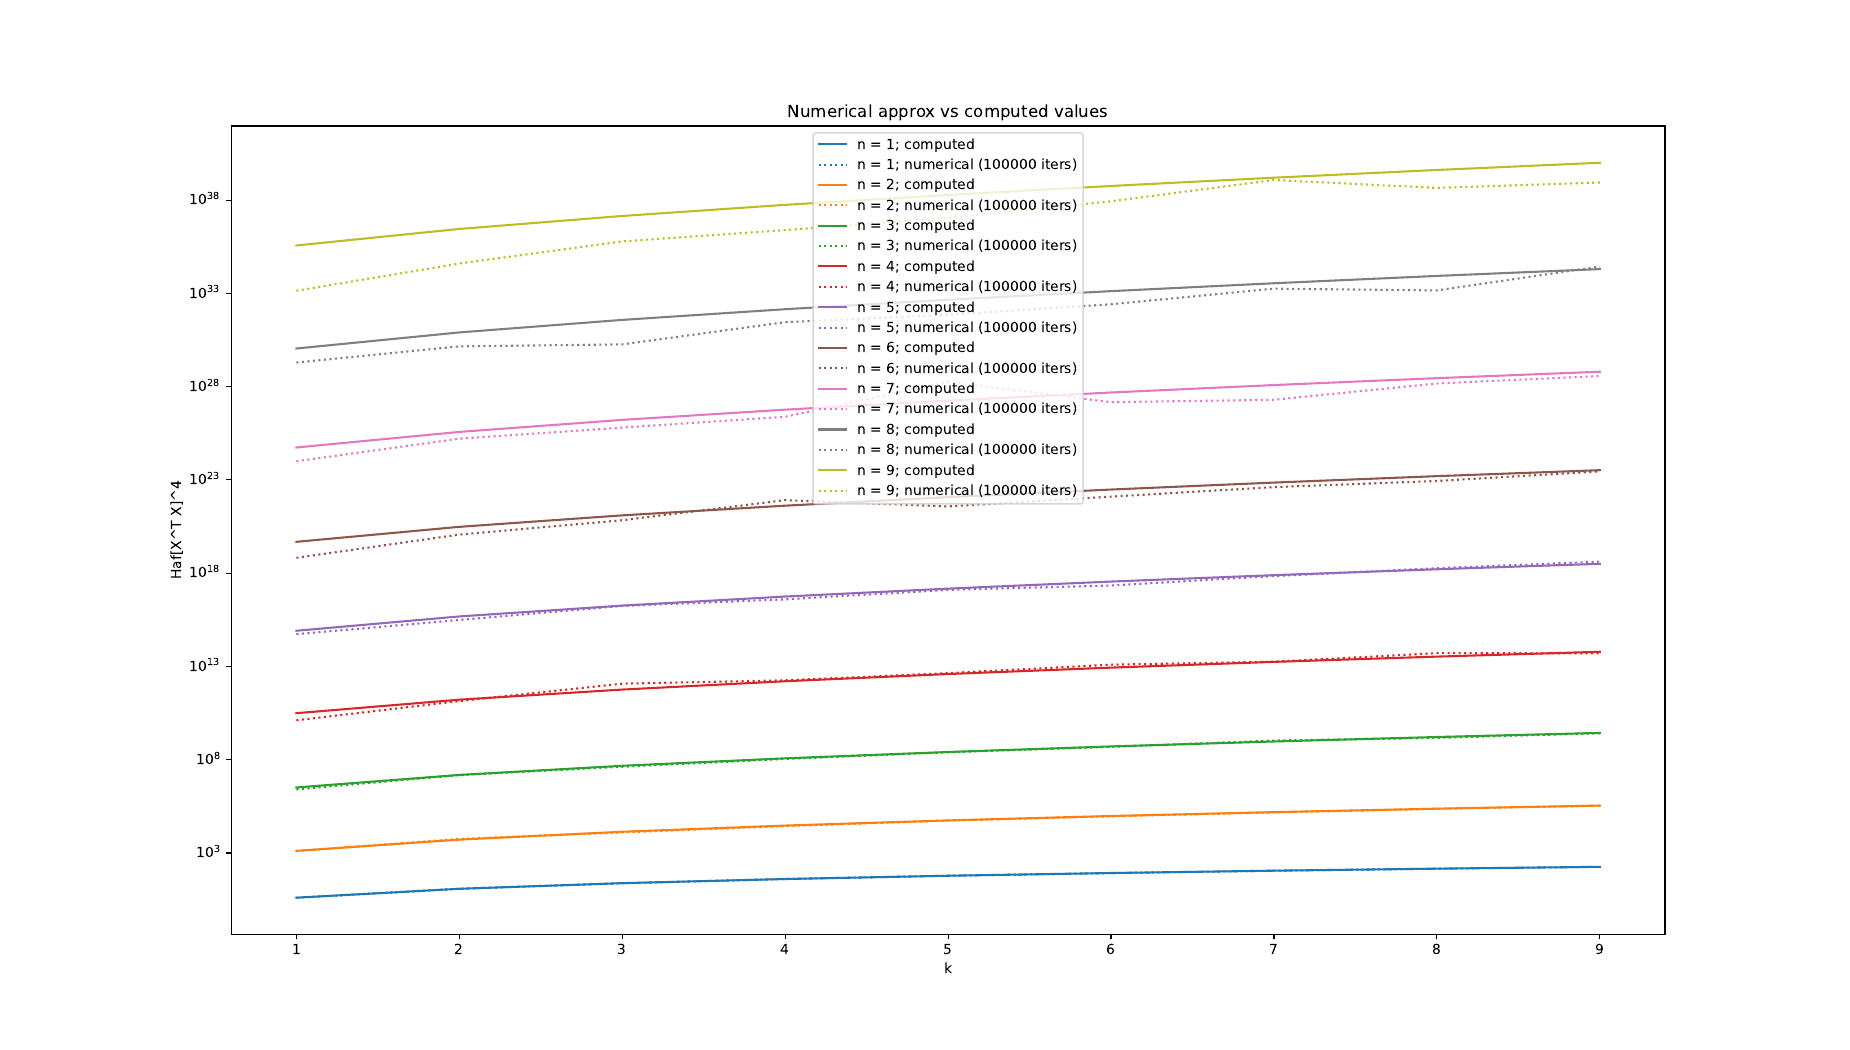

Generate this figure with Python:
import matplotlib.pyplot as plt
from scipy.special import factorial2
import csv
import matplotlib.colors as mcolors

COLORS = list(mcolors.TABLEAU_COLORS.keys())


numerical_data = {}
ns = set()
with open("../Cpp/fourth_moment_approx_mean_std.csv") as f:
    for row in csv.DictReader(f, delimiter=','):
    	numerical_data[(int(row['n']), int(row['k']))] = (
    		int(row['iters']), float(row['mean']), float(row['std'])
    	)
    	ns.add(int(row['n']))

g = {}
with open("../Julia/computedG.csv") as f:
	for line in f:
		l = [int(x) for x in line.split(',')]
		if l[1:4] == [0, 0, 0]:
			g[l[0]] = l[4:]

def compute(n, k):
	return factorial2(2*n-1, exact=True) * sum(g[n][i] * k**i for i in range(len(g[n])))

f = plt.figure()
plt.xlabel('k')
plt.ylabel('Haf[X^T X]^4')
plt.title("Numerical approx vs computed values")


for i, n in enumerate(ns):
	ks = sorted(set(x[1] for x in numerical_data if x[0] == n))

	plt.semilogy(
		ks, [compute(n, k) for k in ks], 
		"-", color=COLORS[i],
		label=f"n = {n}; computed"
	)
	plt.semilogy(
		ks, [numerical_data[n, k][1] for k in ks], 
		":", color=COLORS[i],
		label=f"n = {n}; numerical ({numerical_data[n, 1][0]} iters)"
	)

plt.legend()

f.set_size_inches(18.5, 10.5)
f.savefig("plot.pdf")
plt.close()
